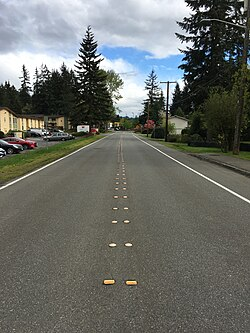
#> input picture images/road.jpg, 250 x 333 px
$ python lane_detector.py
#> lines starting #> are read from the running program, lines starting #| are printed output that depends on the picture; after the words box and inside, x2 and y2 are one past the last pixel; in counts of white or black regions, pixels touching at a corner belong together
import cv2
import numpy as np
import os

#create output folders if they do not exist
os.makedirs("output",exist_ok=True)

def detect_lanes(image_path):
    #step 1 :load the road image
#> called with image_path = 'images/road.jpg'
    image = cv2.imread(image_path)
#> image is the input picture: shape (333, 250, 3); mean B, G, R 102.5, 108, 105.7

    if image is None:
        print("error: Image not found")
        print("check the image path:",image_path)
        return
    #save a copy of original image
    cv2.imwrite("output/01_original.jpg",image)

    #step 2: convert BGR image to HSV

    hsv= cv2.cvtColor(image , cv2.COLOR_BGR2HSV)
#> hsv: shape (333, 250, 3); mean H, S, V 47, 46.8, 112.6

    #detect white lane markings
    white_lower = np.array([0,0,180])
    white_upper = np.array([180,60,255])
    white_mask = cv2.inRange(hsv, white_lower,white_upper)
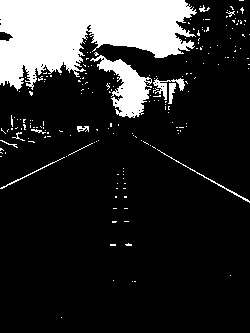
#> white_mask: shape (333, 250); 17% white; 199 white regions (186 under 20 px), largest, box (x1, y1, x2, y2) and area: (0, 0, 197, 91) 11177, (90, 55, 152, 118) 1609, (153, 78, 185, 100) 222

    #detect yellow lane markings
    yellow_lower = np.array([15,60,80])
    yellow_upper = np.array([40,255,255])
    yellow_mask = cv2.inRange(hsv, yellow_lower,yellow_upper)
#> yellow_mask: shape (333, 250); 2.8% white; 152 white regions (139 under 20 px), largest, box (x1, y1, x2, y2) and area: (0, 133, 106, 182) 933, (0, 109, 45, 135) 510, (156, 141, 184, 150) 88

    #Combine white and yellow masks
    color_mask=cv2.bitwise_or(white_mask,yellow_mask)
#> color_mask: shape (333, 250); 19.7% white; 282 white regions (257 under 20 px), largest, box (x1, y1, x2, y2) and area: (0, 0, 197, 91) 11177, (90, 55, 152, 118) 1641, (0, 133, 106, 182) 959
    cv2.imwrite("output/02_hsv_mask.jpg",color_mask)

    #step 3 :applying gaussian blur
    blurred = cv2.GaussianBlur(color_mask,(5,5),0)
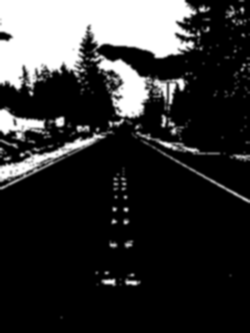
#> blurred: shape (333, 250); min 0, max 255, mean 50.4

    cv2.imwrite("output/03_blurred.jpg",blurred)

    #step 4: apply canny edge detection
    edges = cv2.Canny(blurred , 50 , 150)
#> edges: shape (333, 250); 5.5% white in thin lines or dots, all inside (x1, y1, x2, y2) = (0, 0, 250, 286)

    cv2.imwrite("output/04_canny.jpg",edges)

    #step 5 : Create a region of interest mask
    height , width = edges.shape
#> height = 333; width = 250

    #polygon covering the road area
    polygon = np.array([[
        (int(width * 0.05), height),
        (int(width * 0.4), int(height*0.55)),
        (int(width * 0.6), int(height*0.55)),
        (int(width * 0.95), height),

    ]],dtype=np.int32)

    #create a black mask and fill the road polygon
    roi_mask = np.zeros_like(edges)
    cv2.fillPoly(roi_mask , polygon , 255)
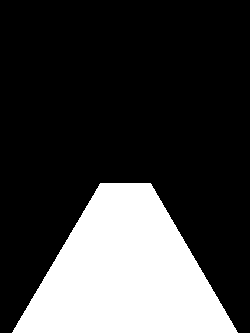
#> roi_mask: shape (333, 250); 25% white; 1 white region, box (x1, y1, x2, y2) and area: (12, 183, 238, 333) 20775

    #keep edges only inside roi
    roi_edges = cv2.bitwise_and(edges,roi_mask)
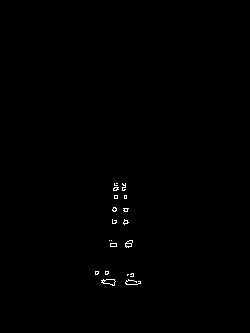
#> roi_edges: shape (333, 250); 0.34% white in thin lines or dots, all inside (x1, y1, x2, y2) = (95, 183, 141, 286)
    cv2.imwrite("output/05_roi.jpg",roi_edges)

    #show detected edges on the original image
    result= image.copy()


    #highlight detected edge lines in green
    result[roi_edges>0]=[0,255,0]
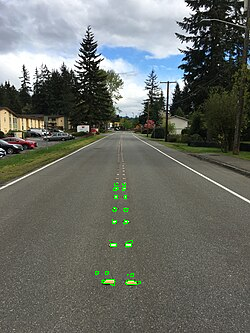
#> result: shape (333, 250, 3); 0.34% of pixels changed, all inside (x1, y1, x2, y2) = (95, 183, 141, 286)
    cv2.imwrite("output/06_lane_detection.jpg",result)

    #create a combined image for easy comparision
    original_resized = cv2.resize(image , (480,270))
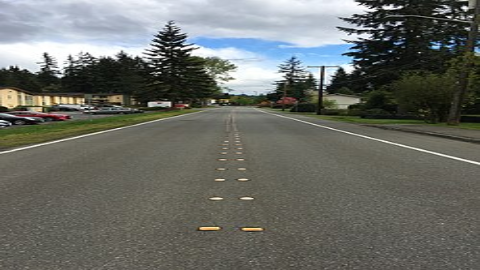
#> original_resized: shape (270, 480, 3); mean B, G, R 102.4, 107.9, 105.6
    result_resized = cv2.resize(result , (480,270))

    combined = np.hstack((original_resized,result_resized))
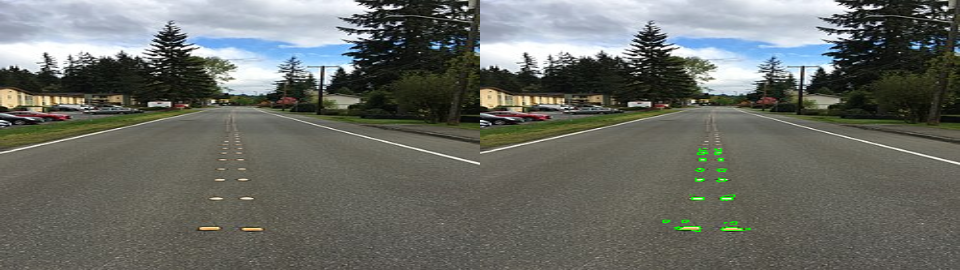
#> combined: shape (270, 960, 3); mean B, G, R 102.2, 108.1, 105.4
    cv2.imwrite("output/07_comparision.jpg",combined)

    print("lane detection completed succesfully")
    print("check the output folder for the processed images")

    #running the program
if __name__ == "__main__":
    detect_lanes("images/road.jpg")
